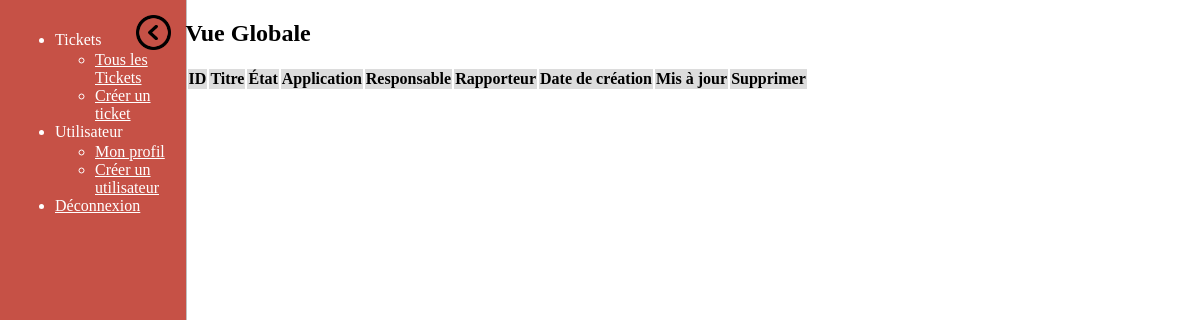
The page /tous_ticket.php (signed in) on the database as committed earlier.
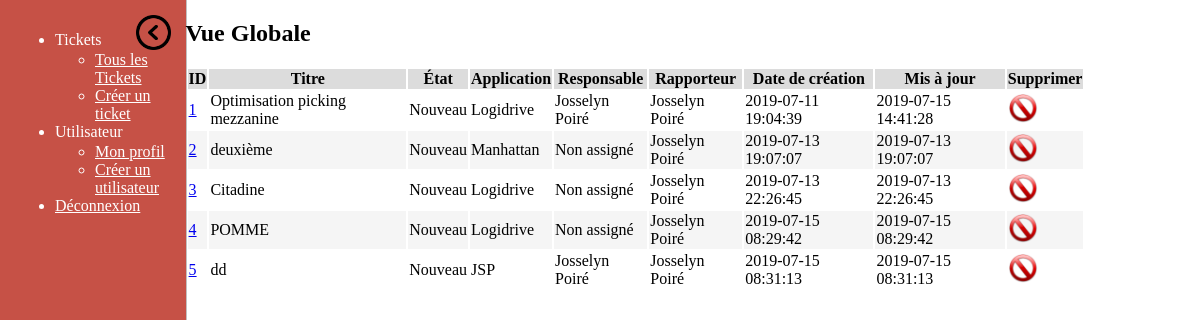
The same page on the database as committed later.
### tables this page shows
CREATE TABLE IF NOT EXISTS `ticket` (
  `id` int(11) NOT NULL AUTO_INCREMENT,
  `nom` varchar(50) NOT NULL,
  `description` text NOT NULL,
  `etat` int(11) NOT NULL,
  `application` varchar(255) NOT NULL,
  `drec` date DEFAULT NULL,
  `dmep` date DEFAULT NULL,
  `rapporteur` varchar(50) NOT NULL,
  `responsable` varchar(50) NOT NULL DEFAULT 'nobody',
  `dcre` timestamp NOT NULL DEFAULT CURRENT_TIMESTAMP,
  `dmaj` timestamp NOT NULL DEFAULT CURRENT_TIMESTAMP,
  `del` tinyint(4) NOT NULL DEFAULT '0',
  PRIMARY KEY (`id`),
  KEY `etat` (`etat`),
  KEY `rapporteur` (`rapporteur`),
  KEY `responsable` (`responsable`)
);

CREATE TABLE IF NOT EXISTS `etat` (
  `id` int(11) NOT NULL AUTO_INCREMENT,
  `statut` varchar(50) NOT NULL,
  PRIMARY KEY (`id`)
);

CREATE TABLE IF NOT EXISTS `user` (
  `user` varchar(20) NOT NULL,
  `mdp` varchar(255) NOT NULL,
  `prenom` varchar(30) NOT NULL,
  `nom` varchar(30) NOT NULL,
  `mail` varchar(255) NOT NULL,
  `profil` text NOT NULL,
  `del` int(11) NOT NULL DEFAULT '0',
  PRIMARY KEY (`user`)
);

### tous_ticket.php (the view, shortened to what this page needs)
<!DOCTYPE html>
<?php
	include 'connexion.php';
?>
<html>
<head>
	<link rel="stylesheet" type="text/css" href="./css/style.css">
	<link rel="stylesheet" href="http://www.iut-fbleau.fr/css/concise.min.css">
	<link rel="stylesheet" href="http://www.iut-fbleau.fr/css/concise-utils/concise-utils.min.css">
	<link rel="stylesheet" href="http://www.iut-fbleau.fr/css/concise-ui/concise-ui.min.css">
</head>
<body>
	<?php include 'menu.php'; ?>
	<section style="width: 76%">
		<h1 class="_bb1 _mts _mbs">Vue Globale</h1>
		<table>
			<thead style="background-color: rgb(220,220,220)">
				<th>ID</th>
				<th>Titre</th>
				<th>État</th>
				<th>Application</th>
				<th>Responsable</th>
				<th>Rapporteur</th>
				<th>Date de création</th>
				<th>Mis à jour</th>
				<th>Supprimer</th>
			</thead>
			<tbody>
				<?php
					$ticks = $bdd->query("SELECT t.id, t.nom, e.statut, t.application, u1.nom en, u1.prenom ep, u2.nom an, u2.prenom ap, t.dcre, t.dmaj FROM ticket t JOIN etat e ON t.etat = e.id JOIN user u1 ON u1.user = t.responsable JOIN user u2 ON u2.user = t.rapporteur WHERE t.del = 0 order by t.id");
					$cpt = 0;
					foreach ($ticks as $row) {
						if ($cpt%2 == 0)
							echo "<tr>";
						else
							echo '<tr style="background-color: #f5f5f5">';
						echo '<td><a href="ticket.php?id='.$row['id'].'">'.$row['id'].'</td>';
						echo '<td>'.$row['nom'].'</td>';
						echo '<td>'.$row['statut'].'</td>';
						echo '<td>'.$row['application'].'</td>';
						echo '<td>'.$row['ep'].' '.$row['en'].'</td>';
						echo '<td>'.$row['ap'].' '.$row['an'].'</td>';
						echo '<td>'.$row['dcre'].'</td>';
						echo '<td>'.$row['dmaj'].'</td>';
						echo '<td><a href="del_tick.php?id='.$row['id'].'"><img src="./img/del.png" width="30px"></a></td>';
						echo "</tr>";
						$cpt++;
					}
				?>
			</tbody>
		</table>
	</section>
</body>
</html>

### menu.php
<?php
	echo '<nav class="menu" id="menu">
		<img src="./img/back.png" alt="retour" width="35px" style="float: right; cursor: pointer" onclick="moins()" id="moins">
		<img src="./img/forward.png" alt="retour" width="35px" style="position: relative; left: 50%; cursor: pointer" onclick="plus()" id="plus">
		<ul style="top: 15px"  class="elem">
			<li  class="elem">
				Tickets
				<ul  class="elem" id="tick" style="margin-top: 2px">
					<li  class="elem"><a href="tous_ticket.php" style="color: white">Tous les Tickets</a></li>
					<li  class="elem"><a href="new_tick.php" style="color: white">Créer un ticket</a></li>
				</ul>
			</li>
			<li  class="elem">
				Utilisateur
				<ul class="elem" id="util" style="margin-top: 2px">
					<li class="elem"><a href="profil.php?user='.$_SESSION['user'].'" style="color: white">Mon profil</a></li>
					<li class="elem"><a href="create_user.php" style="color: white">Créer un utilisateur</a></li>
				</ul>
			</li>
			<li class="elem">
				<a href="deco.php" style="color: white">Déconnexion</a>
			</li>
		</ul>
	</nav>';
?>

### css/style.css (style rules this page uses)
nav.menu { width: 13%; position: fixed; left: 0px; top: 0px; height: 100%; padding: 15px; background-color: #c65146; color: white; border-right: 1px silver solid; }
section { width: 64%; position: relative; top: 0px; left: 15%; }

Rows that differ between the two databases and show on the page:
added ticket: id "1", nom "Optimisation picking mezzanine", etat.statut "Nouveau", application "Logidrive", user.prenom "Josselyn", user.nom "Poiré", dcre "2019-07-11 19:04:39", dmaj "2019-07-15 14:41:28"
added ticket: id "2", nom "deuxième", etat.statut "Nouveau", application "Manhattan", user.prenom "Non", user.nom "assigné", user.prenom "Josselyn", user.nom "Poiré", dcre "2019-07-13 19:07:07", dmaj "2019-07-13 19:07:07"
added ticket: id "3", nom "Citadine", etat.statut "Nouveau", application "Logidrive", user.prenom "Non", user.nom "assigné", user.prenom "Josselyn", user.nom "Poiré", dcre "2019-07-13 22:26:45", dmaj "2019-07-13 22:26:45"
added ticket: id "4", nom "POMME", etat.statut "Nouveau", application "Logidrive", user.prenom "Non", user.nom "assigné", user.prenom "Josselyn", user.nom "Poiré", dcre "2019-07-15 08:29:42", dmaj "2019-07-15 08:29:42"
added ticket: id "5", nom "dd", etat.statut "Nouveau", application "JSP", user.prenom "Josselyn", user.nom "Poiré", dcre "2019-07-15 08:31:13", dmaj "2019-07-15 08:31:13"
